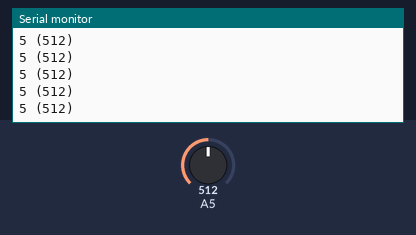
A sketch run on a simulated Arduino Uno, built with avr-gcc and run on an emulated ATmega328P. Shown: the last lines printed to the serial monitor. The inputs (shaded band) are chosen by the test bench; at power-on: A5 = 512.

Above: at 1.2 s.
1.3 s: A5 set to 545
At 2.1 s:
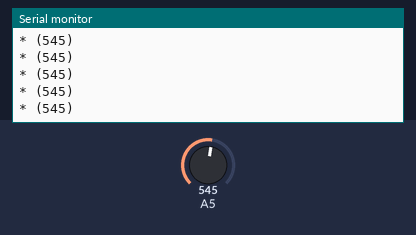
3.2 s: A5 set to 525
At 4.1 s:
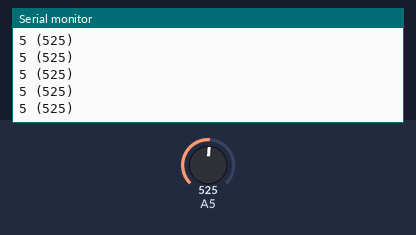
6.2 s: A5 set to 219
At 7.3 s:
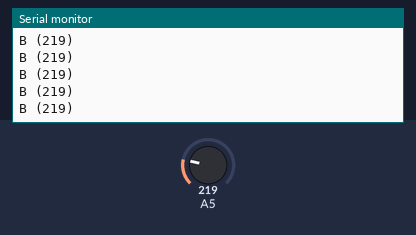
8.1 s: A5 set to 268
At 9.1 s:
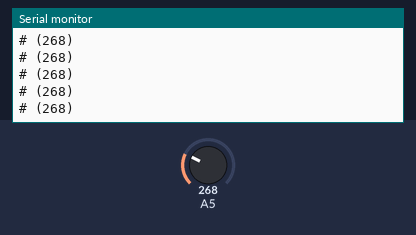
10.0 s: A5 set to 122
At 10.7 s:
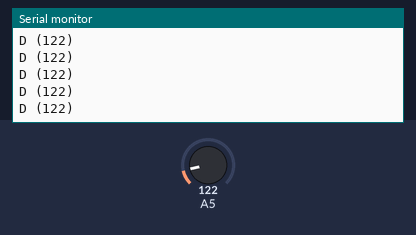
11.9 s: A5 set to 239
At 12.9 s:
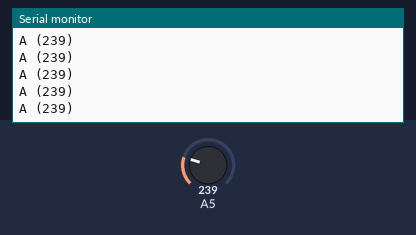

The sketch:

membrane-keypad-single-wire.ino
```cpp
void setup()
{
    Serial.begin(9600);
    pinMode(A5, INPUT);
}

void loop()
{
    int keypadVal = analogRead(A5);
    if (keypadVal > 100)
    {
        Serial.print(getKey(keypadVal));
        Serial.print(" (");
        Serial.print(keypadVal);
        Serial.println(")");
    }
}

char getKey(int keypadVal)
{
    if (keypadVal < 204)
    {
        return 'D';
    }
    else if (keypadVal < 218)
    {
        return 'C';
    }
    else if (keypadVal < 229)
    {
        return 'B';
    }
    else if (keypadVal < 258)
    {
        return 'A';
    }
    else if (keypadVal < 299)
    {
        return '#';
    }
    else if (keypadVal < 329)
    {
        return '9';
    }
    else if (keypadVal < 355)
    {
        return '6';
    }
    else if (keypadVal < 377)
    {
        return '3';
    }
    else if (keypadVal < 422)
    {
        return '0';
    }
    else if (keypadVal < 486)
    {
        return '8';
    }
    else if (keypadVal < 535)
    {
        return '5';
    }
    else if (keypadVal < 563)
    {
        return '*';
    }
    else if (keypadVal < 637)
    {
        return '2';
    }
    else if (keypadVal < 778)
    {
        return '7';
    }
    else if (keypadVal < 939)
    {
        return '4';
    }
    else
    {
        return '1';
    }
}
```

Measured:
- after the input at 1.3 s, the serial monitor: prints a new line after 0.08 s (image 1)
- after the input at 3.2 s, the serial monitor: prints a new line after 0.08 s (image 2)
- after the input at 6.2 s, the serial monitor: prints a new line after 0.07 s (image 3)
- after the input at 8.1 s, the serial monitor: prints a new line after 0.07 s (image 4)
- after the input at 10.0 s, the serial monitor: prints a new line after 0.07 s (image 5)
- after the input at 11.9 s, the serial monitor: prints a new line after 0.07 s (image 6)
